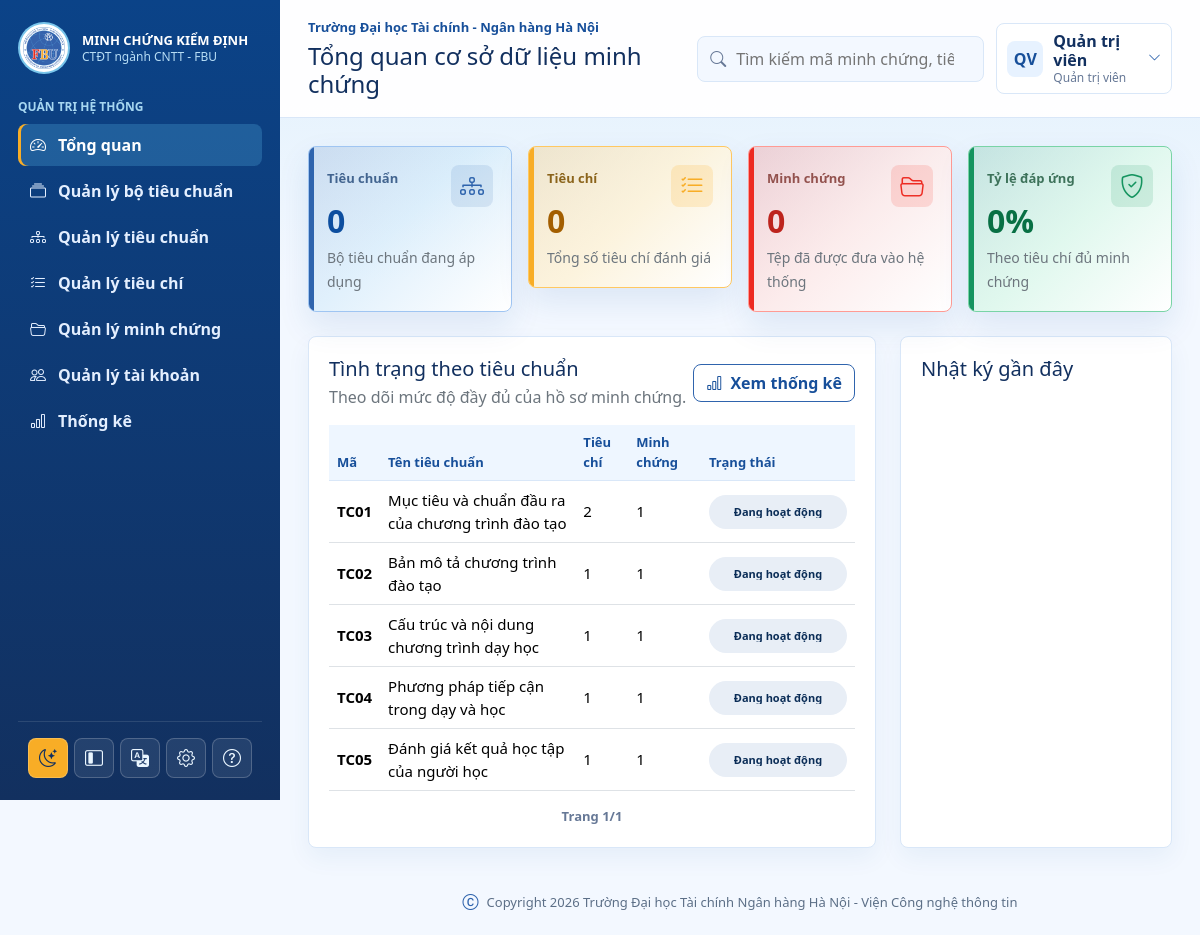
/admin/dashboard.php (signed in), run on the app's committed database.
### tables this page shows
CREATE TABLE TieuChuan (
    MaTieuChuan INT AUTO_INCREMENT PRIMARY KEY,
    TenTieuChuan VARCHAR(255) NOT NULL,
    MoTa TEXT NULL,
    ThuTu INT NOT NULL DEFAULT 0,
    MaBoTieuChuan INT NOT NULL,
    TrangThai TINYINT(1) NOT NULL DEFAULT 1,
    NgayTao TIMESTAMP DEFAULT CURRENT_TIMESTAMP,
    CONSTRAINT fk_tieu_chuan_bo FOREIGN KEY (MaBoTieuChuan) REFERENCES BoTieuChuan(MaBoTieuChuan) ON DELETE CASCADE
);

### includes/data.php (called while the page is built, shortened)
<?php
require_once __DIR__ . '/helpers.php';
$pdo = db();
$standards = [];
$stmt = $pdo->query("
    SELECT
        s.MaTieuChuan AS id,
        s.TenTieuChuan AS name,
        s.ThuTu,
        s.MoTa,
        s.TrangThai,
        s.MaBoTieuChuan AS set_id,
        b.TenBoTieuChuan AS set_name,
        COUNT(DISTINCT c.MaTieuChi) AS criteria_count,
        COUNT(DISTINCT m.MaMinhChung) AS evidence_count
    FROM TieuChuan s
    LEFT JOIN BoTieuChuan b ON b.MaBoTieuChuan = s.MaBoTieuChuan
    LEFT JOIN TieuChi c ON c.MaTieuChuan = s.MaTieuChuan
    LEFT JOIN MinhChung m ON m.MaTieuChi = c.MaTieuChi
    GROUP BY s.MaTieuChuan, s.TenTieuChuan, s.ThuTu, s.MoTa, s.TrangThai, s.MaBoTieuChuan, b.TenBoTieuChuan
    ORDER BY s.MaTieuChuan ASC
");
foreach ($stmt->fetchAll() as $row) {
    $setCode = $row['set_id'] ? ('BTC' . str_pad($row['set_id'], 2, '0', STR_PAD_LEFT)) : 'N/A';
    $standards[] = [
        'id'          => (int) $row['id'],
        'code'        => 'TC' . str_pad($row['id'], 2, '0', STR_PAD_LEFT),
        'name'        => $row['name'],
        'order'       => (int) $row['ThuTu'],
        'description' => $row['MoTa'] ?? '',
        'set_id'      => (int) $row['set_id'],
        'set_code'    => $setCode,
        'set_name'    => $row['set_name'] ?? '',
        'status_raw'  => (int) $row['TrangThai'] === 1 ? 'active' : 'inactive',
        'status'      => (int) $row['TrangThai'] === 1 ? 'Đang hoạt động' : 'Ngưng áp dụng',
        'criteria'    => (int) $row['criteria_count'],
        'evidences'   => (int) $row['evidence_count'],
    ];
}
$criteria = [];
$stmt = $pdo->query("
    SELECT
        c.MaTieuChi AS id,
        c.TenTieuChi AS name,
        c.NoiDung AS description,
        c.ThuTu,
        c.TrangThai,
        s.MaTieuChuan AS standard_id,
        s.TenTieuChuan AS standard_name,
        COUNT(m.MaMinhChung) AS evidence_count
    FROM TieuChi c
    JOIN TieuChuan s ON s.MaTieuChuan = c.MaTieuChuan
    LEFT JOIN MinhChung m ON m.MaTieuChi = c.MaTieuChi
    GROUP BY c.MaTieuChi, c.TenTieuChi, c.NoiDung, c.ThuTu, c.TrangThai, s.MaTieuChuan, s.TenTieuChuan
    ORDER BY c.MaTieuChi ASC
");
foreach ($stmt->fetchAll() as $row) {
    $stdCode = 'TC' . str_pad($row['standard_id'], 2, '0', STR_PAD_LEFT);
    $criteria[] = [
        'id'            => (int) $row['id'],
        'code'          => 'TC' . str_pad($row['standard_id'], 2, '0', STR_PAD_LEFT) . '.' . $row['ThuTu'],
        'standard_id'   => (int) $row['standard_id'],
        'standard_code' => $stdCode,
        'standard'      => $stdCode,
        'name'          => $row['name'],
        'description'   => $row['description'] ?? '',
        'order'         => (int) $row['ThuTu'],
        'status_raw'    => (int) $row['TrangThai'] === 1 ? 'active' : 'inactive',
        'status'        => (int) $row['TrangThai'] === 1 ? 'Đang hoạt động' : 'Ngưng áp dụng',
        'evidences'     => (int) $row['evidence_count'],
    ];
}
$evidences = [];
$stmt = $pdo->query("
    SELECT
        m.MaMinhChung AS id,
        m.TenMinhChung AS title,
        m.MoTa AS description,
        m.TepTin AS file_path,
        m.NamHoc AS academic_year,
        m.TrangThai AS status,
        m.MaLoai,
        m.MaTieuChi,
        m.MaNguoiDung,
        DATE_FORMAT(m.NgayCapNhat, '%d/%m/%Y %H:%i') AS updated_date,
        l.TenLoai AS type_name,
        c.TenTieuChi AS criteria_name,
        c.ThuTu AS criteria_order,
        c.MaTieuChuan AS standard_id,
        u.HoTen AS user_name
    FROM MinhChung m
    LEFT JOIN LoaiMinhChung l ON l.MaLoai = m.MaLoai
    LEFT JOIN TieuChi c ON c.MaTieuChi = m.MaTieuChi
    LEFT JOIN NguoiDung u ON u.MaNguoiDung = m.MaNguoiDung
    ORDER BY m.MaMinhChung ASC
");
foreach ($stmt->fetchAll() as $row) {
    $stdId = $row['standard_id'] ? (int) $row['standard_id'] : 0;
    $criteriaCode = $stdId ? ('TC' . str_pad($stdId, 2, '0', STR_PAD_LEFT) . '.' . $row['criteria_order']) : 'N/A';
    $typeCode = $row['MaLoai'] ? ('LMC' . str_pad($row['MaLoai'], 2, '0', STR_PAD_LEFT)) : 'N/A';
    $userCode = $row['MaNguoiDung'] ? ('ND' . str_pad($row['MaNguoiDung'], 3, '0', STR_PAD_LEFT)) : 'N/A';
    $evidences[] = [
        'id'            => (int) $row['id'],
        'code'          => 'MC' . str_pad($row['id'], 2, '0', STR_PAD_LEFT),
        'name'          => $row['title'],
        'description'   => $row['description'] ?? '',
        'file_path'     => $row['file_path'] ?? '',
        'year'          => $row['academic_year'] ?? '',
        'updated'       => $row['updated_date'] ?: 'Chưa cập nhật',
        'status_raw'    => (int) $row['status'],
        'status'        => (int) $row['status'] === 1 ? 'Đang hoạt động' : 'Ngưng áp dụng',
        'ma_loai'       => $row['MaLoai'] ? (int) $row['MaLoai'] : null,
        'type_code'     => $typeCode,
        'type_name'     => $row['type_name'] ?? '',
        'evidence_type' => $row['type_name'] ?? 'Chưa phân loại',
        'ma_tieu_chi'   => $row['MaTieuChi'] ? (int) $row['MaTieuChi'] : null,
        'criteria_code' => $criteriaCode,
        'criteria'      => $criteriaCode . ($row['criteria_name'] ? (' - ' . $row['criteria_name']) : ''),
        'ma_nguoi_dung' => $row['MaNguoiDung'] ? (int) $row['MaNguoiDung'] : null,
        'user_code'     => $userCode,
        'user_name'     => $row['user_name'] ?? 'Hệ thống',
        'standards'     => $stdId ? ('TC' . str_pad($stdId, 2, '0', STR_PAD_LEFT)) : '',
    ];
}

### admin/dashboard.php (the view, shortened to what this page needs)
<?php
require_once __DIR__ . '/../includes/helpers.php';
require_once __DIR__ . '/../includes/data.php';
include __DIR__ . '/../includes/header.php';
?>
<div class="row g-3 mb-4">
    <div class="col-md-6 col-xl-3"><div class="metric-card metric-blue"><i class="bi bi-diagram-3"></i><span>Tiêu chuẩn</span><strong class="count-up" data-count-to="<?= count($standards) ?>">0</strong><small class="text-secondary">Bộ tiêu chuẩn đang áp dụng</small></div></div>
    <div class="col-md-6 col-xl-3"><div class="metric-card metric-amber"><i class="bi bi-list-check"></i><span>Tiêu chí</span><strong class="count-up" data-count-to="<?= count($criteria) ?>">0</strong><small class="text-secondary">Tổng số tiêu chí đánh giá</small></div></div>
    <div class="col-md-6 col-xl-3"><div class="metric-card metric-red"><i class="bi bi-folder2-open"></i><span>Minh chứng</span><strong class="count-up" data-count-to="<?= count($evidences) ?>">0</strong><small class="text-secondary">Tệp đã được đưa vào hệ thống</small></div></div>
    <div class="col-md-6 col-xl-3"><div class="metric-card metric-green"><i class="bi bi-shield-check"></i><span>Tỷ lệ đáp ứng</span><strong><span class="count-up" data-count-to="72">0</span>%</strong><small class="text-secondary">Theo tiêu chí đủ minh chứng</small></div></div>
</div>
<div class="row g-4">
    <div class="col-xl-8"><div class="panel">
        <div class="d-flex justify-content-between align-items-center mb-3"><div><h2 class="h5 mb-1">Tình trạng theo tiêu chuẩn</h2><p class="text-secondary mb-0">Theo dõi mức độ đầy đủ của hồ sơ minh chứng.</p></div><a class="btn btn-outline-success" href="<?= base_url('admin/reports.php') ?>"><i class="bi bi-bar-chart me-1"></i> Xem thống kê</a></div>
        <div class="table-responsive"><table class="table"><thead><tr><th>Mã</th><th>Tên tiêu chuẩn</th><th>Tiêu chí</th><th>Minh chứng</th><th>Trạng thái</th></tr></thead><tbody>
        <?php foreach ($standards as $standard): ?><tr><td class="fw-bold"><?= htmlspecialchars($standard['code']) ?></td><td><?= htmlspecialchars($standard['name']) ?></td><td><?= $standard['criteria'] ?></td><td><?= $standard['evidences'] ?></td><td><?= readonly_status_select($standard['status']) ?></td></tr><?php endforeach; ?>
        </tbody></table></div>
    </div></div>
    <div class="col-xl-4"><div class="panel h-100"><h2 class="h5 mb-3">Nhật ký gần đây</h2></div></div>
</div>
<?php include __DIR__ . '/../includes/footer.php'; ?>

### includes/helpers.php (shortened to what this page needs)
<?php
function base_url(string $path = ''): string
{
    $script = str_replace('\\', '/', dirname($_SERVER['SCRIPT_NAME']));
    $root = preg_replace('#/(admin|user|auth|includes)$#', '', $script);
    $root = rtrim($root, '/');
    return $root . '/' . ltrim($path, '/');
}
function status_value_from_label(string $status): string
{
    $map = [
        'Đã duyệt' => 'approved',
        'Chờ rà soát' => 'reviewing',
        'Cần bổ sung' => 'need_update',
        'Đủ minh chứng' => 'complete',
        'Thiếu minh chứng' => 'missing',
        'Hoạt động' => 'active',
        'Tạm khóa' => 'locked',
        'Đang áp dụng' => 'active_set',
        'Ngưng áp dụng' => 'inactive_set',
        'Đã duyệt' => 'approved',
        'Chờ rà soát' => 'reviewing',
        'Cần bổ sung' => 'need_update',
        'Đủ minh chứng' => 'complete',
        'Thiếu minh chứng' => 'missing',
        'Hoạt động' => 'active',
        'Tạm khóa' => 'locked',
        'Đang áp dụng' => 'active_set',
        'Ngưng áp dụng' => 'inactive_set',
    ];
    return $map[$status] ?? strtolower(preg_replace('/[^a-z0-9_]+/i', '_', $status));
}
function status_select_tone(string $value): string
{
    switch ($value) {
        default:
            return 'secondary';
    }
}
function readonly_status_select(string $status): string
{
    $value = status_value_from_label($status);
    $tone = status_select_tone($value);
    $safeValueClass = preg_replace('/[^a-z0-9_\-]+/i', '_', $value);
    $label = htmlspecialchars($status, ENT_QUOTES, 'UTF-8');
    return '<span class="status-select status-select-readonly status-select-' . htmlspecialchars($tone, ENT_QUOTES, 'UTF-8') . ' status-select-' . htmlspecialchars($safeValueClass, ENT_QUOTES, 'UTF-8') . '" aria-label="Trạng thái"><span>' . $label . '</span></span>';
}
function user_initials(string $name): string
{
    $name = trim($name);
    $parts = preg_split('/\s+/u', $name);
    $first = mb_substr($parts[0] ?? 'U', 0, 1, 'UTF-8');
    $last = mb_substr($parts[count($parts) - 1] ?? $first, 0, 1, 'UTF-8');
    return mb_strtoupper($first . $last, 'UTF-8');
}
function avatar_html(?string $avatarPath, string $name, string $class = 'avatar'): string
{
    return '<span class="' . htmlspecialchars($class, ENT_QUOTES, 'UTF-8') . '">' . htmlspecialchars(user_initials($name), ENT_QUOTES, 'UTF-8') . '</span>';
}
?>

### data on the page
tieuchuan: code "TC01", TenTieuChuan "Mục tiêu và chuẩn đầu ra của chương trình đào tạo", criteria "2", evidences "1"
tieuchuan: code "TC02", TenTieuChuan "Bản mô tả chương trình đào tạo", criteria "1", evidences "1"
tieuchuan: code "TC03", TenTieuChuan "Cấu trúc và nội dung chương trình dạy học", criteria "1", evidences "1"
tieuchuan: code "TC04", TenTieuChuan "Phương pháp tiếp cận trong dạy và học", criteria "1", evidences "1"
tieuchuan: code "TC05", TenTieuChuan "Đánh giá kết quả học tập của người học", criteria "1", evidences "1"

### other printed values
$trainingProgram['school'] "Trường Đại học Tài chính - Ngân hàng Hà Nội"
$heading "Tổng quan cơ sở dữ liệu minh chứng"
user_initials($name) "QV"
$currentUser['name'] "Quản trị viên"
$roles[$currentUser['role']] "Quản trị viên"
